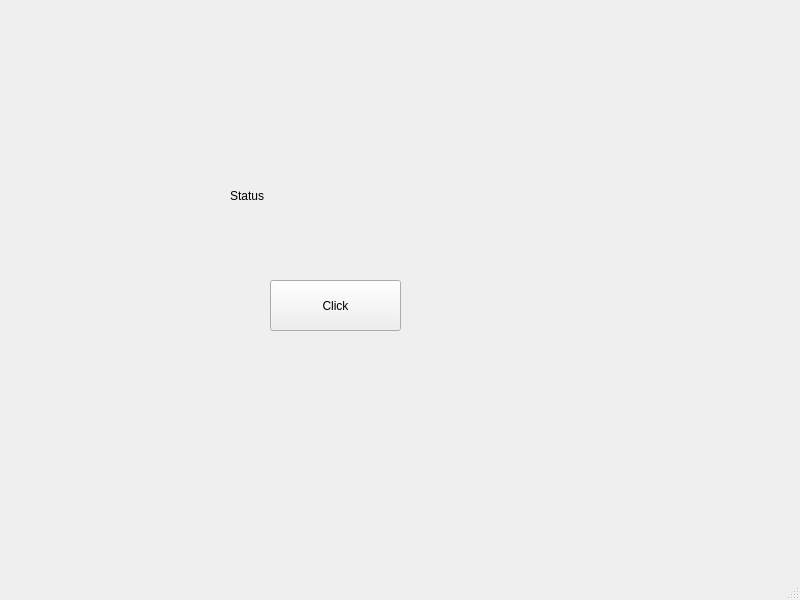
<?xml version="1.0" encoding="UTF-8"?>
<ui version="4.0">
 <class>MainWindow</class>
 <widget class="QMainWindow" name="MainWindow">
  <property name="geometry">
   <rect>
    <x>0</x>
    <y>0</y>
    <width>800</width>
    <height>600</height>
   </rect>
  </property>
  <property name="windowTitle">
   <string>MainWindow</string>
  </property>
  <widget class="QWidget" name="centralwidget">
   <widget class="QPushButton" name="pushButtonClose">
    <property name="geometry">
     <rect>
      <x>270</x>
      <y>280</y>
      <width>131</width>
      <height>51</height>
     </rect>
    </property>
    <property name="text">
     <string>Click</string>
    </property>
   </widget>
   <widget class="QLabel" name="label">
    <property name="geometry">
     <rect>
      <x>230</x>
      <y>160</y>
      <width>221</width>
      <height>71</height>
     </rect>
    </property>
    <property name="font">
     <font>
      <italic>false</italic>
     </font>
    </property>
    <property name="text">
     <string>Status</string>
    </property>
    <property name="textFormat">
     <enum>Qt::AutoText</enum>
    </property>
    <property name="wordWrap">
     <bool>false</bool>
    </property>
    <property name="indent">
     <number>0</number>
    </property>
   </widget>
  </widget>
  <widget class="QMenuBar" name="menubar">
   <property name="geometry">
    <rect>
     <x>0</x>
     <y>0</y>
     <width>800</width>
     <height>26</height>
    </rect>
   </property>
  </widget>
  <widget class="QStatusBar" name="statusbar"/>
 </widget>
 <resources/>
 <connections/>
</ui>
